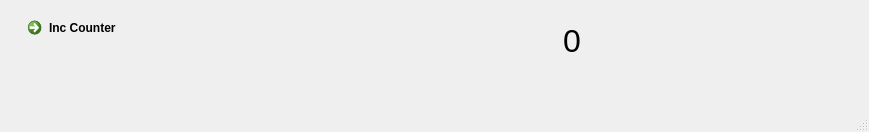
<?xml version="1.0" encoding="UTF-8"?>
<ui version="4.0">
 <class>MainWindow</class>
 <widget class="QMainWindow" name="MainWindow">
  <property name="geometry">
   <rect>
    <x>0</x>
    <y>0</y>
    <width>869</width>
    <height>132</height>
   </rect>
  </property>
  <property name="windowTitle">
   <string>MainWindow</string>
  </property>
  <widget class="QWidget" name="centralwidget">
   <widget class="QCommandLinkButton" name="next_commandLinkButton">
    <property name="geometry">
     <rect>
      <x>20</x>
      <y>10</y>
      <width>222</width>
      <height>48</height>
     </rect>
    </property>
    <property name="text">
     <string>Inc Counter</string>
    </property>
   </widget>
   <widget class="QLabel" name="next_label">
    <property name="geometry">
     <rect>
      <x>430</x>
      <y>15</y>
      <width>151</width>
      <height>51</height>
     </rect>
    </property>
    <property name="font">
     <font>
      <pointsize>24</pointsize>
     </font>
    </property>
    <property name="text">
     <string>0</string>
    </property>
    <property name="alignment">
     <set>Qt::AlignRight|Qt::AlignTrailing|Qt::AlignVCenter</set>
    </property>
   </widget>
  </widget>
  <widget class="QMenuBar" name="menubar">
   <property name="geometry">
    <rect>
     <x>0</x>
     <y>0</y>
     <width>869</width>
     <height>26</height>
    </rect>
   </property>
  </widget>
  <widget class="QStatusBar" name="statusbar"/>
 </widget>
 <resources/>
 <connections/>
</ui>
